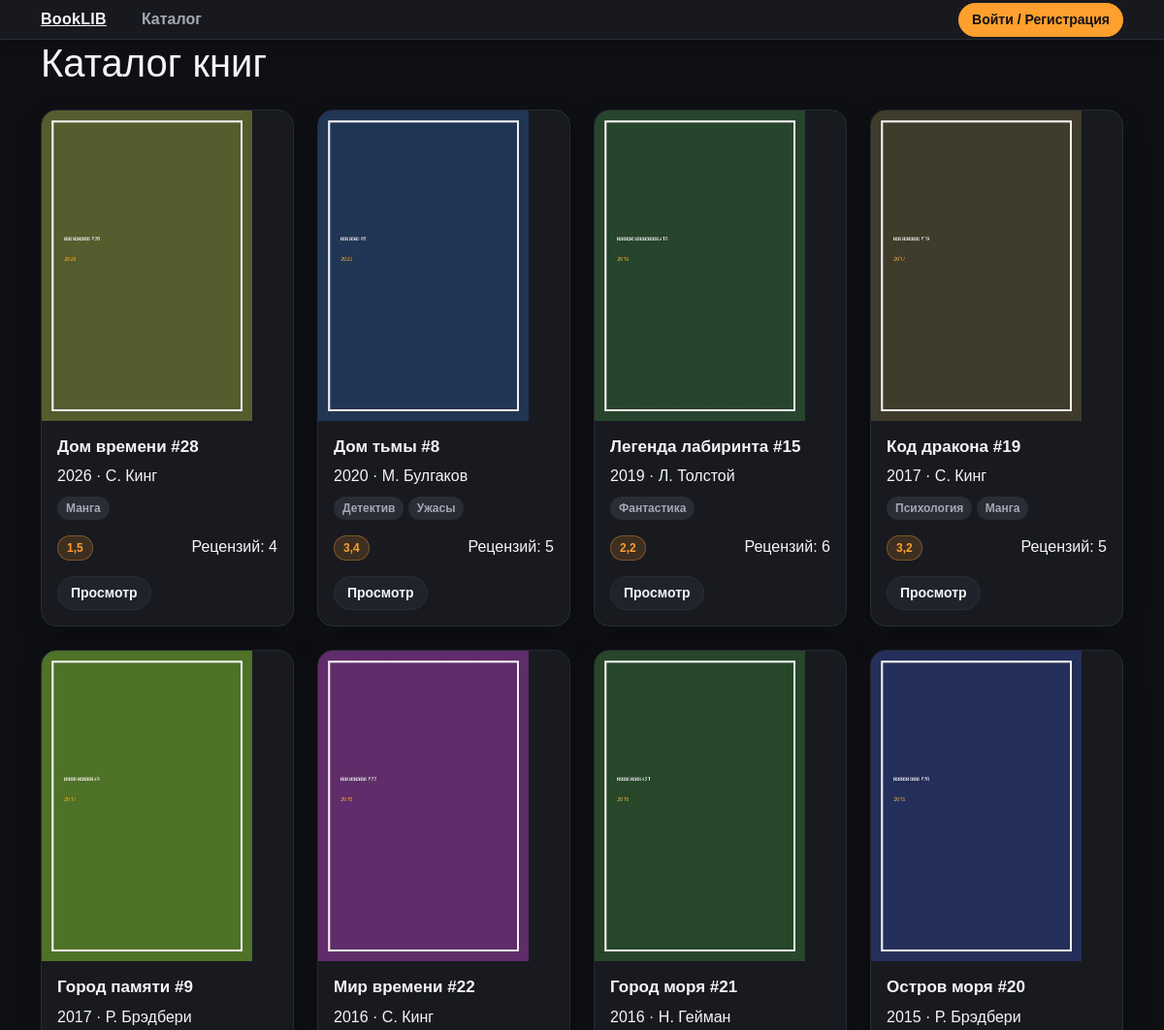
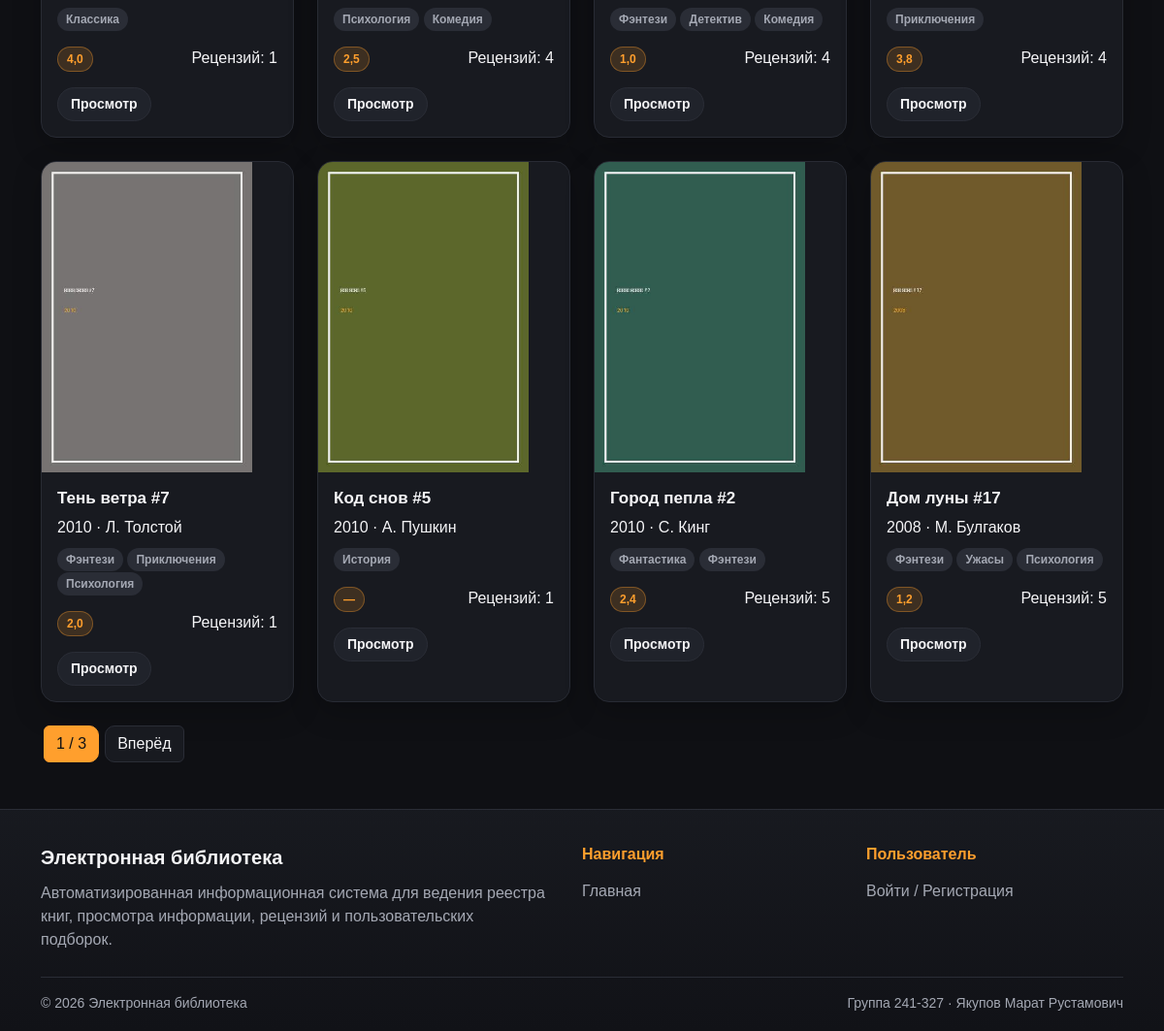
The page / on the database its author committed (2 pictures, top to bottom).
### books/models.py (models this page shows, shortened)
class Book(models.Model):
    title = models.CharField(max_length=255)
    description = models.TextField()
    year = models.IntegerField()
    publisher = models.CharField(max_length=255)
    author = models.CharField(max_length=255)
    pages = models.IntegerField()
    genres = models.ManyToManyField(
        Genre
    )
    created_at = models.DateTimeField(
        auto_now_add=True
    )

class Cover(models.Model):
    book = models.OneToOneField(
        Book,
        on_delete=models.CASCADE,
        related_name='cover'
    )
    image = models.ImageField(
        upload_to='covers/'
    )
    file_name = models.CharField(
        max_length=255
    )
    mime_type = models.CharField(
        max_length=100
    )
    md5_hash = models.CharField(
        max_length=32
    )

class Genre(models.Model):
    name = models.CharField(
        max_length=100,
        unique=True
    )

### books/views.py (the view)
# urls.py: path('', views.book_list, name='home'),
def book_list(request):
    books = (
        Book.objects
        .prefetch_related('genres')
        .select_related('cover')
        .annotate(
            avg_score=Avg('review__score'),
            reviews_count=Count('review', distinct=True),
        )
        .order_by('-year', '-id')
    )
    paginator = Paginator(books, 12)
    page_obj = paginator.get_page(request.GET.get('page'))
    return render(request, 'books/index.html', {
        'page_obj': page_obj,
        'role': get_role(request.user),
        'querystring': '',
    })

### books/views.py (called while the page is built)
def get_role(user):
    if not user.is_authenticated:
        return None
    if user.is_superuser:
        return 'Администратор'
    profile = getattr(user, 'profile', None)
    return profile.role.name if profile and profile.role else None

### books/templates/books/index.html (shortened to what this page needs)
{% extends 'base.html' %}
{% block content %}
<div class="d-flex justify-content-between align-items-center mb-4 flex-wrap gap-2">
    <h1 class="mb-0">Каталог книг</h1>
</div>
<div class="row g-4">
    {% for book in page_obj %}
        <div class="col-md-3">
            <div class="card-dark book-card h-100">
                {% if book.cover %}
                    <img src="{{ book.cover.image.url }}" class="book-cover" alt="{{ book.title }}">
                {% endif %}
                <div class="p-3 d-flex flex-column h-100">
                    <a href="{% url 'book_detail' book.pk %}" class="book-title">
                        {{ book.title }}
                    </a>
                    <div class="text-muted-custom mt-2">
                        {{ book.year }} · {{ book.author }}
                    </div>
                    <div class="mt-2">
                        {% for genre in book.genres.all %}
                            <span class="badge text-bg-secondary">{{ genre.name }}</span>
                        {% endfor %}
                    </div>
                    <div class="mt-3 d-flex justify-content-between gap-2">
                        <span class="badge badge-rating">
                            {% if book.avg_score %}{{ book.avg_score|floatformat:1 }}{% else %}—{% endif %}
                        </span>
                        <span class="text-muted-custom">
                            Рецензий: {{ book.reviews_count }}
                        </span>
                    </div>
                    <div class="mt-3 d-flex gap-2 flex-wrap">
                        <a href="{% url 'book_detail' book.pk %}" class="btn btn-sm btn-outline-light">
                            Просмотр
                        </a>
                    </div>
                </div>
            </div>
        </div>
    {% empty %}
        <p>Книг пока нет.</p>
    {% endfor %}
</div>
{% include 'includes/pagination.html' %}
{% endblock %}

### templates/base.html (shortened to what this page needs)
{% load static %}
<!doctype html>
<html lang="ru">
<head>
    <link href="https://cdn.jsdelivr.net/npm/bootstrap@5.3.3/dist/css/bootstrap.min.css" rel="stylesheet">
    <link href="{% static 'css/main.css' %}" rel="stylesheet">
</head>
<body>
<header class="topbar">
    <div class="container d-flex align-items-center justify-content-between flex-wrap gap-3">
        <div class="d-flex align-items-center gap-4 flex-wrap">
            <a href="{% url 'home' %}" class="brand">BookLIB</a>
            <nav class="nav gap-3">
                <a href="{% url 'home' %}" class="nav-link">Каталог</a>
            </nav>
        </div>
        <div class="user-area d-flex align-items-center gap-3 ms-auto">
            {% if user.is_authenticated %}
                <span class="user-fullname text-nowrap">
                    {% if user.last_name or user.first_name %}
                        {{ user.last_name }} {{ user.first_name }}{% if user.profile.middle_name %} {{ user.profile.middle_name }}{% endif %}
                    {% else %}
                        {{ user.username }}
                    {% endif %}
                </span>
                <form method="post" action="{% url 'logout' %}" class="m-0">
                    {% csrf_token %}
                    <button class="btn btn-sm btn-outline-light">Выйти</button>
                </form>
            {% else %}
                <a href="{% url 'login' %}" class="btn btn-sm btn-warning auth-open-btn">Войти / Регистрация</a>
            {% endif %}
        </div>
    </div>
</header>
<main class="container page">
    {% block content %}{% endblock %}
</main>
{% block footer %}
<footer class="site-footer mt-5">
    <div class="container">
        <div class="footer-inner">
            <div class="footer-brand">
                <div class="footer-logo">Электронная библиотека</div>
                <div class="footer-text">
                    Автоматизированная информационная система для ведения реестра книг,
                    просмотра информации, рецензий и пользовательских подборок.
                </div>
            </div>
            <div class="footer-section">
                <div class="footer-title">Навигация</div>
                <a href="/" class="footer-link">Главная</a>
            </div>
            <div class="footer-section">
                <div class="footer-title">Пользователь</div>
                {% if user.is_authenticated %}
                    <div class="footer-user">
                        {{ user.last_name }} {{ user.first_name }}
                        {% if user.profile.middle_name %}
                            {{ user.profile.middle_name }}
                        {% endif %}
                    </div>
                    <form method="post" action="{% url 'logout' %}" class="m-0">
                        {% csrf_token %}
                        <button type="submit" class="footer-link footer-button">Выйти</button>
                    </form>
                {% else %}
                    <a href="{% url 'login' %}" class="footer-link">Войти / Регистрация</a>
                {% endif %}
            </div>
        </div>
        <div class="footer-bottom">
            <span>© 2026 Электронная библиотека</span>
            <span>Группа 241-327 · Якупов Марат Рустамович</span>
        </div>
    </div>
</footer>
{% endblock %}
</body>
</html>

### templates/includes/pagination.html (shortened to what this page needs)
{% if page_obj.has_other_pages %}
<nav class="mt-4">
    <ul class="pagination flex-wrap gap-1">
        <li class="page-item active">
            <span class="page-link">
                {{ page_obj.number }} / {{ page_obj.paginator.num_pages }}
            </span>
        </li>
        {% if page_obj.has_next %}
            <li class="page-item">
                <a class="page-link" href="?{% if querystring %}{{ querystring }}&{% endif %}page={{ page_obj.next_page_number }}">Вперёд</a>
            </li>
        {% endif %}
    </ul>
</nav>
{% endif %}

### static/css/main.css (style rules this page uses)
:root { --bg: #0f1014; --panel: #181a20; --panel-2: #20232b; --panel-3: #2a2d36; --text: #f5f5f7; --muted: #a4a8b3; --accent: #ff9f2d; --accent-hover: #ffb14a; --danger: #ff4d4f; --radius: 16px; }
body { background: var(--bg); color: var(--text); font-family: Arial, sans-serif; }
.topbar { background: rgba(24, 26, 32, 0.96); border-bottom: 1px solid #2a2d36; box-shadow: 0 4px 18px rgba(0, 0, 0, 0.25); }
.brand { color: var(--text); font-weight: 800; letter-spacing: 0.3px; }
.nav-link { color: var(--muted); font-weight: 600; border-radius: 999px; padding: 8px 12px; transition: 0.2s; }
.btn { border-radius: 999px; font-weight: 700; padding: 8px 16px; border-width: 1px; transition: 0.2s ease; }
.btn-sm { padding: 6px 13px; font-size: 14px; }
.btn-warning, .btn-primary { background: var(--accent); border-color: var(--accent); color: #111214; }
.btn-outline-light { color: var(--text); border-color: var(--panel-3); background: var(--panel-2); }
.card-dark { background: var(--panel); border: 1px solid #282b34; border-radius: var(--radius); overflow: hidden; box-shadow: 0 10px 30px rgba(0, 0, 0, 0.22); transition: 0.2s ease; }
.book-cover { height: 320px; object-fit: cover; background: var(--panel-2); }
.book-title { color: var(--text); font-size: 17px; font-weight: 800; text-decoration: none; line-height: 1.25; }
.badge { border-radius: 999px; font-weight: 600; padding: 6px 9px; }
.text-bg-secondary { background: var(--panel-3) !important; color: var(--muted) !important; }
.badge-rating { background: rgba(255, 159, 45, 0.16); color: var(--accent); border: 1px solid rgba(255, 159, 45, 0.35); }
.page-link { background: var(--panel); border-color: #2a2d36; color: var(--text); border-radius: 10px; margin: 0 3px; }
.page-item.active .page-link { background: var(--accent); border-color: var(--accent); color: #111214; }
.site-footer { background: linear-gradient(180deg, rgba(24, 26, 32, 0.96), #111217); border-top: 1px solid #2a2d36; color: var(--text); padding: 34px 0 18px; }
.footer-inner { display: grid; grid-template-columns: 2fr 1fr 1fr; gap: 28px; align-items: flex-start; }
.footer-logo { font-size: 20px; font-weight: 800; color: var(--text); margin-bottom: 10px; }
.footer-text { color: var(--muted); line-height: 1.5; max-width: 520px; }
.footer-section { display: flex; flex-direction: column; gap: 8px; }
.footer-title { font-weight: 800; color: var(--accent); margin-bottom: 6px; }
.footer-link { color: var(--muted); text-decoration: none; transition: 0.2s; }
.footer-bottom { margin-top: 26px; padding-top: 16px; border-top: 1px solid #2a2d36; display: flex; justify-content: space-between; gap: 12px; color: var(--muted); font-size: 14px; }
.btn, .card-dark, .footer-link, .auth-tab { transition: background-color 0.2s ease, color 0.2s ease, border-color 0.2s ease, box-shadow 0.2s ease; }

### rows shown on the page
Book: cover.image (picture), title "Дом времени #28", year "2026", author "С. Кинг", avg_score "1,5", reviews_count "4"
Genre: name "Манга"
Book: cover.image (picture), title "Дом тьмы #8", year "2020", author "М. Булгаков", avg_score "3,4", reviews_count "5"
Genre: name "Детектив"
Genre: name "Ужасы"
Book: cover.image (picture), title "Легенда лабиринта #15", year "2019", author "Л. Толстой", avg_score "2,2", reviews_count "6"
Genre: name "Фантастика"
Book: cover.image (picture), title "Код дракона #19", year "2017", author "С. Кинг", avg_score "3,2", reviews_count "5"
Genre: name "Психология"
Book: cover.image (picture), title "Город памяти #9", year "2017", author "Р. Брэдбери", avg_score "4,0", reviews_count "1"
Genre: name "Классика"
Book: cover.image (picture), title "Мир времени #22", year "2016", author "С. Кинг", avg_score "2,5", reviews_count "4"
Genre: name "Комедия"
Book: cover.image (picture), title "Город моря #21", year "2016", author "Н. Гейман", avg_score "1,0", reviews_count "4"
Genre: name "Фэнтези"
Book: cover.image (picture), title "Остров моря #20", year "2015", author "Р. Брэдбери", avg_score "3,8", reviews_count "4"
Genre: name "Приключения"
Book: cover.image (picture), title "Тень ветра #7", year "2010", author "Л. Толстой", avg_score "2,0", reviews_count "1"
Book: cover.image (picture), title "Код снов #5", year "2010", author "А. Пушкин", reviews_count "1"
Genre: name "История"
Book: cover.image (picture), title "Город пепла #2", year "2010", author "С. Кинг", avg_score "2,4", reviews_count "5"
Book: cover.image (picture), title "Дом луны #17", year "2008", author "М. Булгаков", avg_score "1,2", reviews_count "5"

### other values the page prints
{{ page_obj.number }} "1"
{{ page_obj.paginator.num_pages }} "3"
